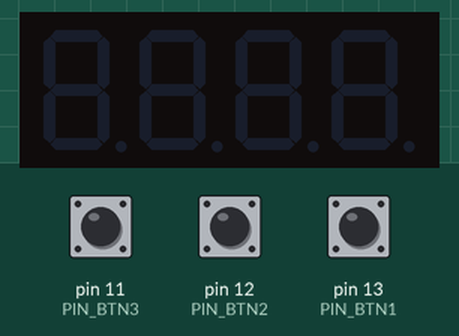
The sketch below on a simulated Arduino Uno, built with avr-gcc and run on an emulated ATmega328P. Parts: 4-digit seven-segment display. The inputs (shaded band) are chosen by the test bench; at power-on: pin 11 (PIN_BTN3) HIGH, pin 12 (PIN_BTN2) HIGH, pin 13 (PIN_BTN1) HIGH.

Above: at 1.2 s.
1.3 s: pin 11 (PIN_BTN3) pulled LOW for 3.2 s
At 3.1 s:
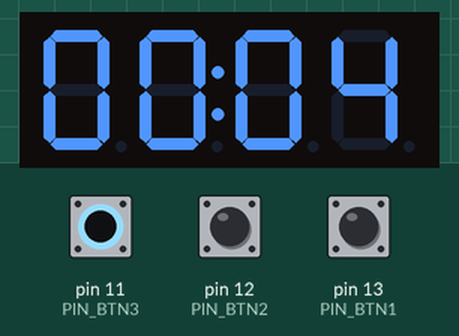
At 4.1 s:
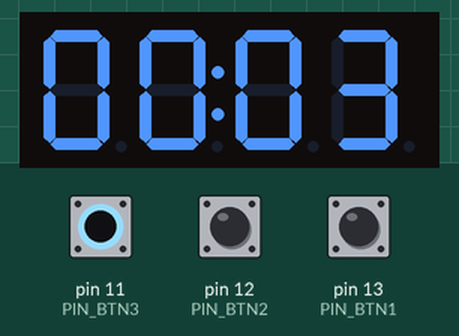
Timing chart, 0 to 5.6 s (numbered marks = the images above; inputs shaded):
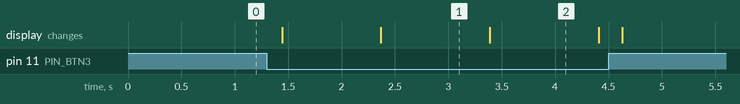

Measured:
- after the input at 1.3 s, the display: first changes after 0.14 s (image 1 shows a later state)
- what the display in image 1 shows lasts 1.0 s, from 2.4 s to 3.4 s

The sketch:

main.ino
```cpp
#include <TM1637Display.h>

//~ PIN Constants

const int PIN_CLK = 9; // CLK pin connection to the display
const int PIN_DIO = 8; // DIO pin connection to the display

const int PIN_BTN1 = 13;
const int PIN_BTN2 = 12;
const int PIN_BTN3 = 11;

//~ Display Constants

const int BRIGHTNESS = 3; // Display brightness (0 - 7)

//~ Game Constants

const int COUNTDOWN_SECS = 5;

const int STATE_NONE = 0;
const int STATE_WAITING = 1;
const int STATE_TICKING = 2;
const int STATE_WINNER = 3;

//~ Runtime Variables

int GameState = STATE_NONE;
unsigned long CountdownStart = 0;
int DisplayNumber = 0;
int TeamNumber = 0;
int WinnerPosition = 0;

TM1637Display display(PIN_CLK, PIN_DIO);  //set up the 4-Digit Display.

void setup()
{
  // Set button pin modes
  pinMode(PIN_BTN1, INPUT_PULLUP);
  pinMode(PIN_BTN2, INPUT_PULLUP);
  pinMode(PIN_BTN3, INPUT_PULLUP);
  // Set display brightness
  display.setBrightness(BRIGHTNESS, true);
}

// Read active team number
int readTeam()
{
   if (digitalRead(PIN_BTN1) == LOW) {
     return 1;
   } else if (digitalRead(PIN_BTN2) == LOW) {
     return 2;
   } else if (digitalRead(PIN_BTN3) == LOW) {
     return 3;
   }
   return 0;
}

// Handle STATE_NONE
void handleNone()
{
  display.clear();
  GameState = STATE_WAITING;
}

// Handle STATE_WAITING
void handleWaiting()
{
  int activeTeam = readTeam();
  if (activeTeam > 0) {
    GameState = STATE_TICKING;
    CountdownStart = millis();
    TeamNumber = activeTeam;
  }
}

// Handle STATE_TICKING
void handleTicking()
{
  int activeTeam = readTeam();
  if (activeTeam != TeamNumber) {
    GameState = STATE_NONE;
    return;
  }
  int remaining = COUNTDOWN_SECS - (millis() - CountdownStart) / 1000L;
  if (remaining <= 0) {
    GameState = STATE_WINNER;
  } else if (DisplayNumber != remaining) {
    DisplayNumber = remaining;
    display.showNumberDecEx((remaining / 60 * 100) + remaining % 60, 0b01000000, true);
  }
}

// Handle STATE_WINNER
void handleWinner()
{
  int digitPosition = (millis() / 250) % 4;
  if (digitPosition == WinnerPosition) {
    return;
  }
  WinnerPosition = digitPosition;
  uint8_t data[] = { 0, 0, 0, 0 };
  data[digitPosition] = display.encodeDigit(TeamNumber);
  display.setSegments(data);
}

void loop()
{
  switch (GameState)
  {
  case STATE_NONE:
    handleNone();
  case STATE_WAITING:
    handleWaiting();
    break;
  case STATE_TICKING:
    handleTicking();
    break;
  case STATE_WINNER:
    handleWinner();
    break;
  default:
    break;
  }
  delay(100);
}
```
